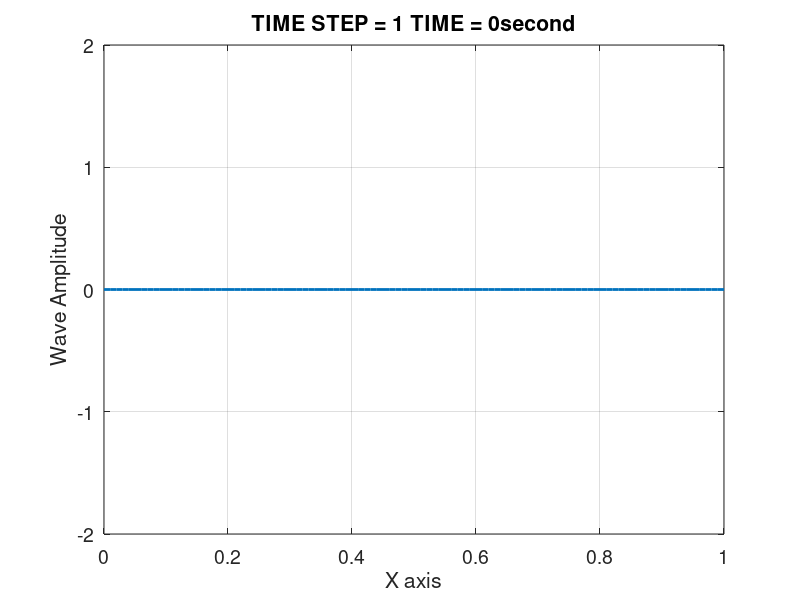
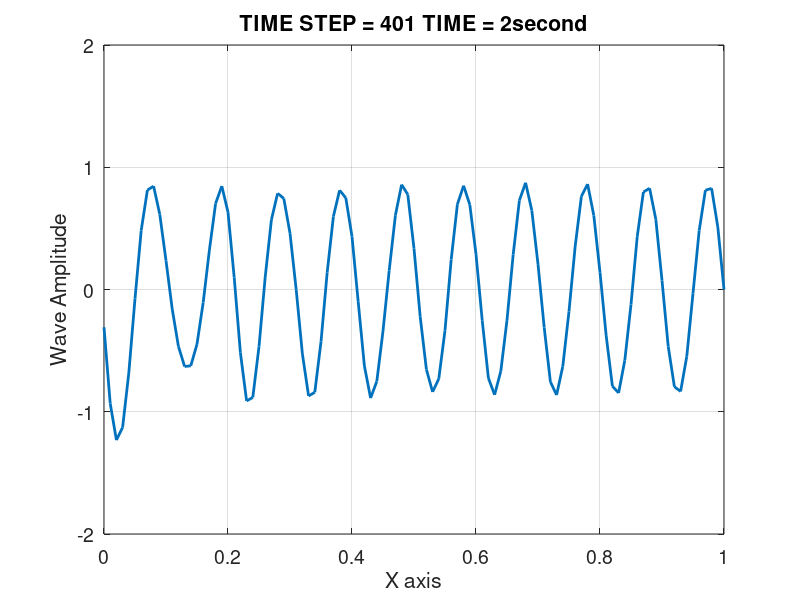

Source code (MATLAB) for these figures, in order:
c = 1;
dx = 0.01; 
CFL = 1/2;
dt = CFL *(dx/c);
T = 2;
t = 0:dt:T;
x = 0:dx:1;
p = zeros(length(x),length(t));
f0 = 10;
% Initial condition pulse 
p(:,1) = zeros(1,length(x));%transpose(sin(2*pi*x));

for i = 2:length(x)-1
    % Boundary Conditions
    p([1 end],2) = 0; % Reflecting
    
    % Continous IC
    p(1,2) = 1*sin(2*pi*f0*t(1)); %continuouse initial condition
    
    % Finite Difference Equation 
    p(i,2) = (CFL^2)*(p(i+1,1)-2*p(i,1)+p(i-1,1)) + 2*p(i,1) - p(i,1);
end

for n = 2:length(t)-1
    for i = 2:length(x)-1
        % Boundary Conditions
        p([1 end],n+1) = 0; % Reflecting
        
%         % Murs absorption BC
%         p(1,n+1)   = p(2,n) + ((CFL-1)/(CFL+1))*(p(2,n+1) - p(1,n));
%         p(end,n+1) = p(end-1,n) + ((CFL-1)/(CFL+1))*(p(end-1,n+1) - p(end,n));
        
        % Continous IC
        p(1,n+1) = 1*sin(2*pi*f0*t(n)); %continuouse initial condition
        
        % Finite Difference Equation
        p(i,n+1) = (CFL^2)*(p(i+1,n)-2*p(i,n)+p(i-1,n)) + 2*p(i,n) - p(i,n-1);
    end
end

for j = 1:length(t)              
  plot(x,p(:,j),'linewidth',2);
  grid on;
  axis([min(x) max(x) -2 2]);
  xlabel('X axis','fontSize',14);
  ylabel('Wave Amplitude','fontSize',14);              
  titlestring = ['TIME STEP = ',num2str(j), ' TIME = ',num2str(t(j)), 'second'];
  title(titlestring ,'fontsize',14);                            
  h=gca; 
  get(h,'FontSize');
  set(h,'FontSize',14);
  fh = figure(5);
  set(fh, 'color', 'white'); 
  F=getframe;
            
end
movie(F,T,1);
